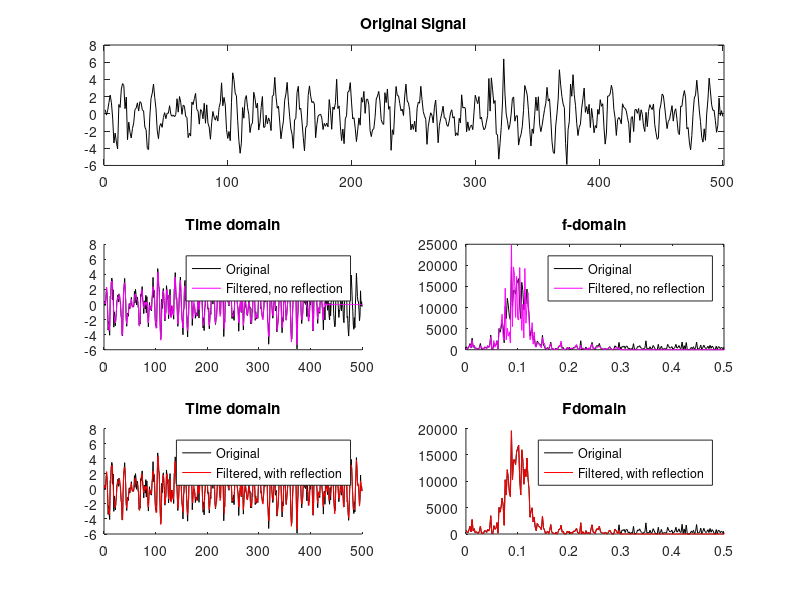
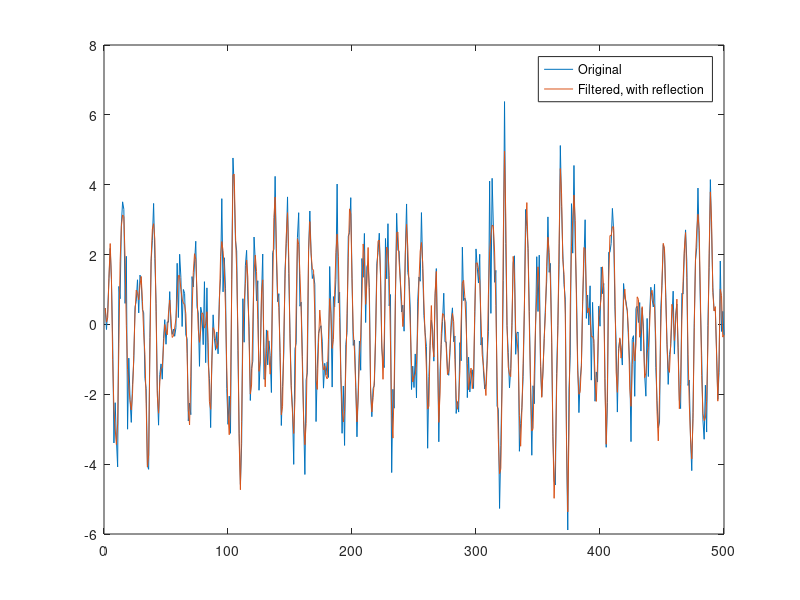

MATLAB code to generate these figures, in order:
clear
%% create signal 
N = 500;
hz = linspace(0,1,N);
gx = exp( -(4*log(2)*(hz-.1)/.1).^2)*N/2;
%signal with a lot of random numbers within some frequency boundries
signal = real(ifft( gx .* exp(1i*rand(1,N)*2*pi))) + randn(1,N);

figure(1),clf
subplot(311)
plot(1:N,signal,'k')
xlim([0 N+1])
title('Original Signal')

subplot(324)
plot(hz,abs(fft(signal)).^2,'k')
xlim([0 0.5])
title('f-domain')

%% apply zero-phase shift filter

%generate filter kernel
order = 150;
fkern = fir1(order,.6,'low');

%zero-phase shift filter
fsignal = filter(fkern,1,signal); %forward
fsignal = filter(fkern,1,fsignal(end:-1:1)); %reverse
fsignal = fsignal(end:-1:1); %flip 

%plot
subplot(323),hold on
plot(1:N,signal,'k')
plot(1:N,fsignal,'m')
legend({'Original';'Filtered, no reflection'})
title('Time domain')

subplot(324),hold on
plot(hz,abs(fft(fsignal)).^2,'m')
legend({'Original';'Filtered, no reflection'})

%% practice to cut signal and flip
a = 1:2:10 % 5 ota signal xa
b = a(5:-1:1)
%% Reflection

reflectsig = [signal(order:-1:1) signal signal(end:-1:end-order+1)];

reflectsig = filter(fkern,1,reflectsig);
reflectsig = filter(fkern,1,reflectsig(end:-1:1));
reflectsig = reflectsig(end:-1:1);

fsignal = reflectsig(order+1:end-order);

subplot(325),hold on
plot(1:N,signal,'k')
plot(1:N,fsignal,'r')
legend({'Original';'Filtered, with reflection'})
title('Time domain')

subplot(326),hold on
plot(hz,abs(fft(signal)).^2,'k')
plot(hz,abs(fft(fsignal)).^2,'r')
legend({'Original';'Filtered, with reflection'})
xlim([0 0.5])
title('Fdomain')

%% shortcut

fsignal1 = filtfilt(fkern,1,signal);

figure(2)
plot(1:N, signal,1:N,fsignal1)
legend({'Original';'Filtered, with reflection'})
